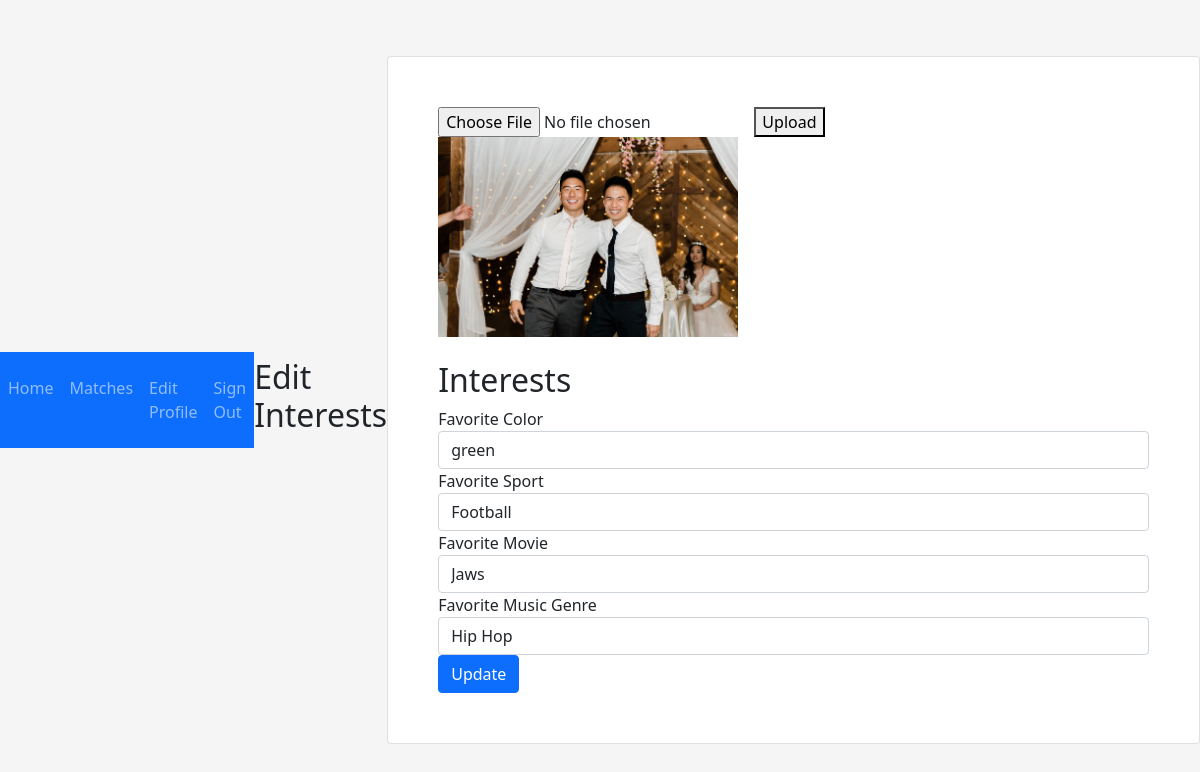
The app's page /dashboard/edit/1 (signed in) with its own data.
### dating_app/models.py (models this page shows)
class Profile(models.Model):
    gender = models.CharField(max_length = 255)
    birthday = models.DateField()
    color = models.CharField(max_length = 255)
    sport = models.CharField(max_length = 255)
    movie = models.CharField(max_length = 255)
    music = models.CharField(max_length = 255)
    creator = models.ForeignKey(User, related_name='user_profile', on_delete = models.CASCADE)
    created_at = models.DateTimeField(auto_now_add = True)
    updated_at = models.DateTimeField(auto_now = True)
    user_likes = models.ManyToManyField(User, related_name='user_matches')
    image = models.ImageField(upload_to='images', default="default.jpg")
    objects = ProfileManager()

### dating_app/views.py (the view)
# urls.py: path('edit/<int:user_id>', views.edit_user),
def edit_user(request, user_id):
    user_id = User.objects.get(id = request.session['user_id'] )
    context = {
        "user": user_id,
        'profile': Profile.objects.filter(creator_id = user_id)[0]
    }
    return render(request, 'editprofile.html', context)

### dating_app/templates/editprofile.html (shortened to what this page needs)
<!DOCTYPE html>
<html lang="en">
<head>
    {% include "partials/header.html" %}
</head>
<body>
    <div>
        {% include "partials/navbar.html" %}
    </div>
    <h2>Edit Interests</h2>
    <div class="card" style="width: 100%">
        <form method="post" enctype="multipart/form-data" action="/dashboard/edit/{{user.id}}/addpicture">
            <input type="file" name="image">
            <button type="submit">Upload</button>
        </form>
        <img src="{{profile.image.url}}" alt="profile image" style="max-height:300px; max-width:300px;">
        <form action="/dashboard/edit/{{user.id}}/update" method="POST">
            {% for profile in user.user_profile.all %}
            <h2>Interests</h2>
            <div class="form-group">
                <label for="color">Favorite Color</label>
                <input type="text" id="color" name="color" class="form_control" value="{{profile.color}}">
            </div>
            <div class="form-group">
                <label for="sport">Favorite Sport</label>
                <input type="text" id="sport" name="sport" class="form_control" value="{{profile.sport}}">
            </div>
            <div class="form-group">
                <label for="movie">Favorite Movie</label>
                <input type="text" id="movie" name="movie" class="form_control" value="{{profile.movie}}">
            </div>
            <div class="form-group">
                <label for="music">Favorite Music Genre</label>
                <input type="text" id="music" name="music" class="form_control" value="{{profile.music}}">
            </div>
            {% endfor %}
            <button type="submit" class="btn btn-primary">Update</button>
        </form>
    </div>
</body>
</html>

### login_app/static/css/style.css (style rules this page uses)
body { display: flex; align-items: center; padding-top: 40px; padding-bottom: 40px; }
html, body { height: 100%; }
body { margin: 0; font-family: var(--bs-font-sans-serif); font-size: 1rem; font-weight: 400; line-height: 1.5; color: #212529; background-color: whitesmoke; -webkit-text-size-adjust: 100%; -webkit-tap-highlight-color: transparent; }
.form_control { display: block; width: 100%; padding: .375rem .75rem; font-size: 1rem; font-weight: 400; line-height: 1.5; color: #212529; background-color: #fff; background-clip: padding-box; border: 1px solid #ced4da; appearance: none; border-radius: .25rem; transition: border-color .15s ease-in-out,box-shadow .15s ease-in-out; }
.card { padding: 50px; }

### records on screen
Profile: image (picture), color "green", sport "Football", movie "Jaws", music "Hip Hop"
